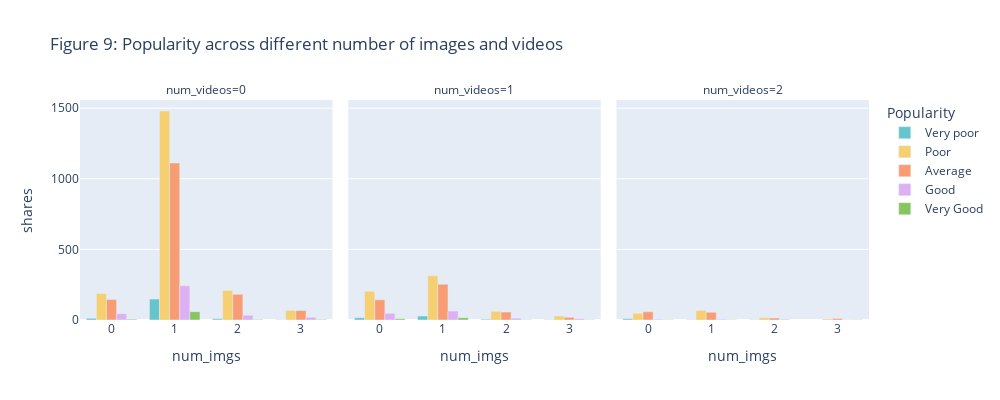

Source (notebook cell):
### Markdown cell above
Figure 9 confirmed that majority of news at Mashable containing 01 imgs and zero videos. 

However, this combination did not attract readers interest in sharing the news than the other ones. The figure shows that there is no signifiance difference between any combination of images and videos in attracting readers to share.

### Code cell
px.bar(df_digital_plot, y="shares", color="Popularity", barmode="group",
             x ="num_imgs", facet_col="num_videos",
             color_discrete_sequence = px.colors.qualitative.Pastel,
       title = "Figure 9: Popularity across different number of images and videos",
             height = 400, width = 1000,
             category_orders={"Popularity": ["Very poor", "Poor", "Average", "Good", "Very Good"],
                              })

### Figure 1 — Plotly figure (JSON) as saved in the notebook; plotly's stock layout.template omitted (floating-point values rounded to 4 significant figures)
{"data": [{"alignmentgroup": "True", "hovertemplate": "Popularity=Very poor<br>num_videos=0<br>num_imgs=%{x}<br>shares=%{y}<extra></extra>", "legendgroup": "Very poor", "marker": {"color": "rgb(102, 197, 204)"}, "name": "Very poor", "offsetgroup": "Very poor", "orientation": "v", "showlegend": true, "textposition": "auto", "type": "bar", "x": [0, 1, 2, 3], "xaxis": "x", "y": [12, 148, 8, 2], "yaxis": "y"}, {"alignmentgroup": "True", "hovertemplate": "Popularity=Very poor<br>num_videos=1<br>num_imgs=%{x}<br>shares=%{y}<extra></extra>", "legendgroup": "Very poor", "marker": {"color": "rgb(102, 197, 204)"}, "name": "Very poor", "offsetgroup": "Very poor", "orientation": "v", "showlegend": false, "textposition": "auto", "type": "bar", "x": [0, 1, 2, 3], "xaxis": "x2", "y": [16, 28, 5, 2], "yaxis": "y2"}, {"alignmentgroup": "True", "hovertemplate": "Popularity=Very poor<br>num_videos=2<br>num_imgs=%{x}<br>shares=%{y}<extra></extra>", "legendgroup": "Very poor", "marker": {"color": "rgb(102, 197, 204)"}, "name": "Very poor", "offsetgroup": "Very poor", "orientation": "v", "showlegend": false, "textposition": "auto", "type": "bar", "x": [0, 1, 2], "xaxis": "x3", "y": [8, 1, 1], "yaxis": "y3"}, {"alignmentgroup": "True", "hovertemplate": "Popularity=Poor<br>num_videos=0<br>num_imgs=%{x}<br>shares=%{y}<extra></extra>", "legendgroup": "Poor", "marker": {"color": "rgb(246, 207, 113)"}, "name": "Poor", "offsetgroup": "Poor", "orientation": "v", "showlegend": true, "textposition": "auto", "type": "bar", "x": [0, 1, 2, 3], "xaxis": "x", "y": [187, 1480, 209, 68], "yaxis": "y"}, {"alignmentgroup": "True", "hovertemplate": "Popularity=Poor<br>num_videos=1<br>num_imgs=%{x}<br>shares=%{y}<extra></extra>", "legendgroup": "Poor", "marker": {"color": "rgb(246, 207, 113)"}, "name": "Poor", "offsetgroup": "Poor", "orientation": "v", "showlegend": false, "textposition": "auto", "type": "bar", "x": [0, 1, 2, 3], "xaxis": "x2", "y": [203, 313, 62, 28], "yaxis": "y2"}, {"alignmentgroup": "True", "hovertemplate": "Popularity=Poor<br>num_videos=2<br>num_imgs=%{x}<br>shares=%{y}<extra></extra>", "legendgroup": "Poor", "marker": {"color": "rgb(246, 207, 113)"}, "name": "Poor", "offsetgroup": "Poor", "orientation": "v", "showlegend": false, "textposition": "auto", "type": "bar", "x": [0, 1, 2, 3], "xaxis": "x3", "y": [48, 68, 16, 7], "yaxis": "y3"}, {"alignmentgroup": "True", "hovertemplate": "Popularity=Average<br>num_videos=0<br>num_imgs=%{x}<br>shares=%{y}<extra></extra>", "legendgroup": "Average", "marker": {"color": "rgb(248, 156, 116)"}, "name": "Average", "offsetgroup": "Average", "orientation": "v", "showlegend": true, "textposition": "auto", "type": "bar", "x": [0, 1, 2, 3], "xaxis": "x", "y": [146, 1112, 182, 68], "yaxis": "y"}, {"alignmentgroup": "True", "hovertemplate": "Popularity=Average<br>num_videos=1<br>num_imgs=%{x}<br>shares=%{y}<extra></extra>", "legendgroup": "Average", "marker": {"color": "rgb(248, 156, 116)"}, "name": "Average", "offsetgroup": "Average", "orientation": "v", "showlegend": false, "textposition": "auto", "type": "bar", "x": [0, 1, 2, 3], "xaxis": "x2", "y": [143, 253, 56, 19], "yaxis": "y2"}, {"alignmentgroup": "True", "hovertemplate": "Popularity=Average<br>num_videos=2<br>num_imgs=%{x}<br>shares=%{y}<extra></extra>", "legendgroup": "Average", "marker": {"color": "rgb(248, 156, 116)"}, "name": "Average", "offsetgroup": "Average", "orientation": "v", "showlegend": false, "textposition": "auto", "type": "bar", "x": [0, 1, 2, 3], "xaxis": "x3", "y": [58, 55, 14, 11], "yaxis": "y3"}, {"alignmentgroup": "True", "hovertemplate": "Popularity=Good<br>num_videos=0<br>num_imgs=%{x}<br>shares=%{y}<extra></extra>", "legendgroup": "Good", "marker": {"color": "rgb(220, 176, 242)"}, "name": "Good", "offsetgroup": "Good", "orientation": "v", "showlegend": true, "textposition": "auto", "type": "bar", "x": [0, 1, 2, 3], "xaxis": "x", "y": [45, 242, 34, 19], "yaxis": "y"}, {"alignmentgroup": "True", "hovertemplate": "Popularity=Good<br>num_videos=1<br>num_imgs=%{x}<br>shares=%{y}<extra></extra>", "legendgroup": "Good", "marker": {"color": "rgb(220, 176, 242)"}, "name": "Good", "offsetgroup": "Good", "orientation": "v", "showlegend": false, "textposition": "auto", "type": "bar", "x": [0, 1, 2, 3], "xaxis": "x2", "y": [47, 63, 13, 9], "yaxis": "y2"}, {"alignmentgroup": "True", "hovertemplate": "Popularity=Good<br>num_videos=2<br>num_imgs=%{x}<br>shares=%{y}<extra></extra>", "legendgroup": "Good", "marker": {"color": "rgb(220, 176, 242)"}, "name": "Good", "offsetgroup": "Good", "orientation": "v", "showlegend": false, "textposition": "auto", "type": "bar", "x": [0, 1, 2, 3], "xaxis": "x3", "y": [6, 5, 5, 1], "yaxis": "y3"}, {"alignmentgroup": "True", "hovertemplate": "Popularity=Very Good<br>num_videos=0<br>num_imgs=%{x}<br>shares=%{y}<extra></extra>", "legendgroup": "Very Good", "marker": {"color": "rgb(135, 197, 95)"}, "name": "Very Good", "offsetgroup": "Very Good", "orientation": "v", "showlegend": true, "textposition": "auto", "type": "bar", "x": [0, 1, 2, 3], "xaxis": "x", "y": [6, 59, 4, 4], "yaxis": "y"}, {"alignmentgroup": "True", "hovertemplate": "Popularity=Very Good<br>num_videos=1<br>num_imgs=%{x}<br>shares=%{y}<extra></extra>", "legendgroup": "Very Good", "marker": {"color": "rgb(135, 197, 95)"}, "name": "Very Good", "offsetgroup": "Very Good", "orientation": "v", "showlegend": false, "textposition": "auto", "type": "bar", "x": [0, 1, 2, 3], "xaxis": "x2", "y": [9, 16, 2, 1], "yaxis": "y2"}, {"alignmentgroup": "True", "hovertemplate": "Popularity=Very Good<br>num_videos=2<br>num_imgs=%{x}<br>shares=%{y}<extra></extra>", "legendgroup": "Very Good", "marker": {"color": "rgb(135, 197, 95)"}, "name": "Very Good", "offsetgroup": "Very Good", "orientation": "v", "showlegend": false, "textposition": "auto", "type": "bar", "x": [0, 1, 3], "xaxis": "x3", "y": [2, 1, 1], "yaxis": "y3"}], "layout": {"annotations": [{"font": {}, "showarrow": false, "text": "num_videos=0", "x": 0.16, "xanchor": "center", "xref": "paper", "y": 1, "yanchor": "bottom", "yref": "paper"}, {"font": {}, "showarrow": false, "text": "num_videos=1", "x": 0.5, "xanchor": "center", "xref": "paper", "y": 1, "yanchor": "bottom", "yref": "paper"}, {"font": {}, "showarrow": false, "text": "num_videos=2", "x": 0.84, "xanchor": "center", "xref": "paper", "y": 1, "yanchor": "bottom", "yref": "paper"}], "barmode": "group", "height": 400, "legend": {"title": {"text": "Popularity"}, "tracegroupgap": 0}, "title": {"text": "Figure 9: Popularity across different number of images and videos"}, "width": 1000, "xaxis": {"anchor": "y", "domain": [0, 0.32], "title": {"text": "num_imgs"}}, "xaxis2": {"anchor": "y2", "domain": [0.34, 0.66], "matches": "x", "title": {"text": "num_imgs"}}, "xaxis3": {"anchor": "y3", "domain": [0.68, 1.0], "matches": "x", "title": {"text": "num_imgs"}}, "yaxis": {"anchor": "x", "domain": [0, 1], "title": {"text": "shares"}}, "yaxis2": {"anchor": "x2", "domain": [0, 1], "matches": "y", "showticklabels": false}, "yaxis3": {"anchor": "x3", "domain": [0, 1], "matches": "y", "showticklabels": false}}}
